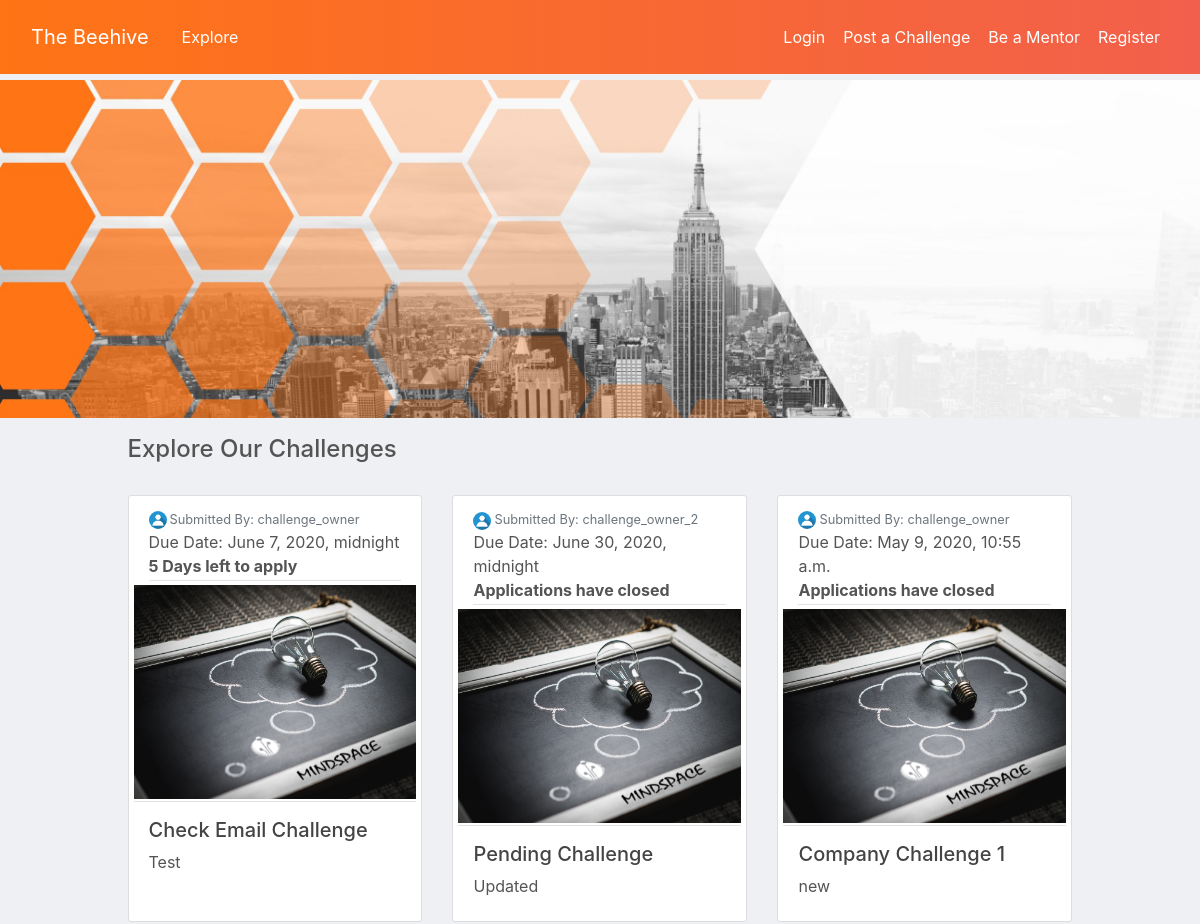
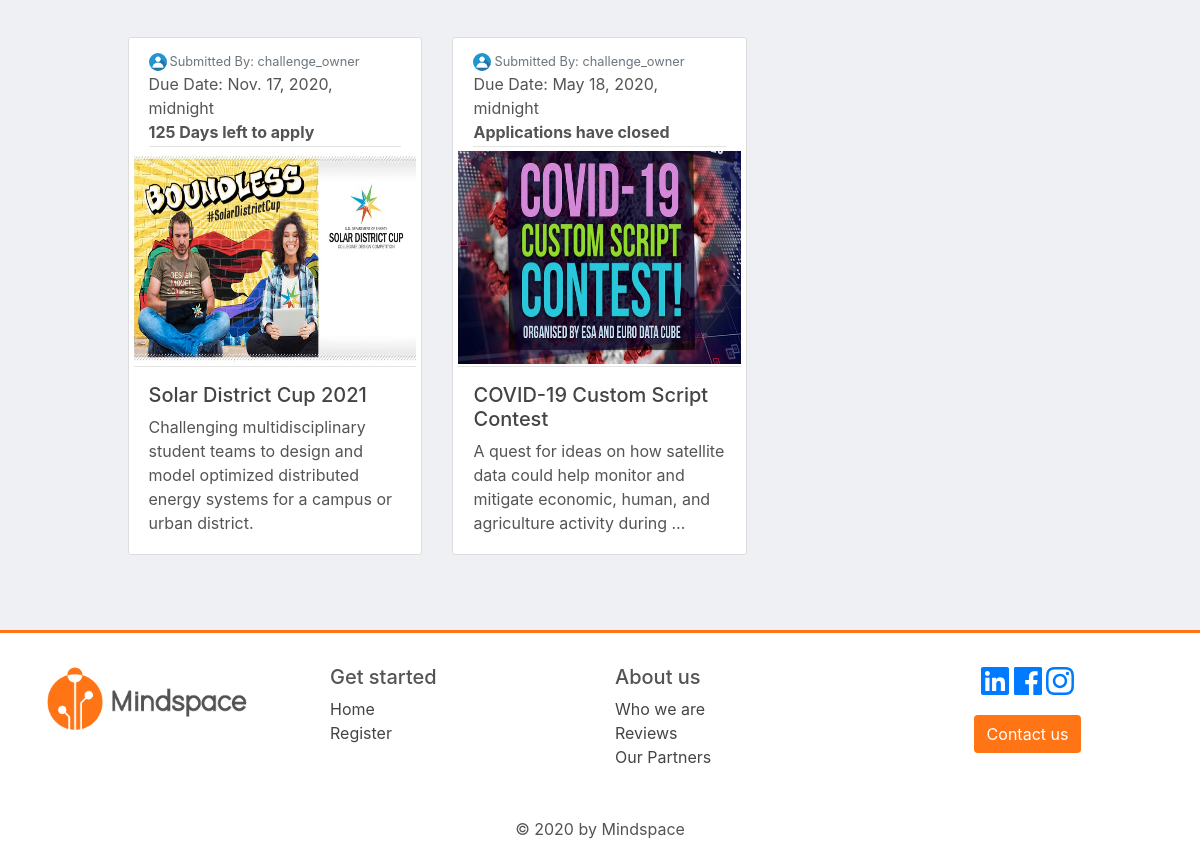
Screenshot of /challenges/ with the database file from the repository (2 pictures, top to bottom).
### challenges/models.py (models this page shows, shortened)
class Challenge(models.Model):
    SOFTWARE = 'SW'
    DESIGN = 'DE'
    HARDWARE = 'HW'
    SCIENCE = 'SC'
    MARKETING = 'MA'
    OTHER = 'OT'
    CATEGORY_CHOICES = [
        (SOFTWARE, 'Programming'),
        (DESIGN, 'Design'),
        (HARDWARE, 'Hardware'),
        (SCIENCE, 'Science'),
        (MARKETING, 'Marketing'),
        (OTHER, 'Other'),
    ]
    name = models.CharField(max_length=30)
    assignor = models.ForeignKey(User, blank=True, null=True, on_delete=models.CASCADE, related_name='owned_challenges')
    description_small = models.TextField()
    description_small_final = models.TextField(blank=True)
    description_large = models.TextField()
    description_large_final = models.TextField(blank=True)
    assignor_website = models.URLField()
    due_date = models.DateTimeField(null=True, blank=True)
    apply_until_date = models.DateTimeField(null=True, blank=True)
    date_posted = models.DateTimeField(default=timezone.now)
    applicants = models.ManyToManyField(User, blank=True, related_name='challenges')
    admitted = models.BooleanField(default=False, blank=True)
    contact_person_full_name = models.CharField(max_length=50, null=True)
    contact_person_email = models.EmailField(null=True)
    cover_image = models.ImageField(default='default_challenge.jpg', upload_to='challenge_pics')
    prize = models.CharField(max_length=50)
    category = models.CharField(max_length=2, choices=CATEGORY_CHOICES, default=OTHER)
    @property
    def remaining_days(self):
        today = timezone.now()
        return self.apply_until_date.date() - today.date()

### users/models.py (models this page shows, shortened)
class Profile(models.Model):
    user = models.OneToOneField(User, on_delete=models.CASCADE)
    challenge_owner_account = models.BooleanField(null=True, help_text='Selecting YES will allow you to submit challenges!, Selecting NO will allow you to solve a challenge')
    image = models.ImageField(default='default.jpg', upload_to='profile_pics')

### challenges/views.py (the view)
# urls.py: path('', views.ChallengeListView.as_view(), name='challenge-home'),
class ChallengeListView(ListView):
    queryset = Challenge.objects.filter(admitted=True)
    template_name = 'challenges/challenge_list.html'
    ordering = ['-date_posted']
    paginate_by = 6

### challenges/context_processors.py (called while the page is built)
def notification_context(request):
    if request.user.is_anonymous:
        return {}
    n = Notifications.objects.filter(recipient=request.user).order_by('-timestamp')
    return {
        'notification': n,
    }

### challenges/templates/challenges/challenge_list.html (shortened to what this page needs)
{% extends 'base.html' %}
{% block content %}
<div class="col-md-10 ml-auto mr-auto">
  <h4>Explore Our Challenges</h4>
<div class='row mt-3'>
    {% for challenge in object_list %}
        {% if challenge.id|divisibleby:2 %}
        <div class='col-md-4 mt-3'>
        <article class="media content-section cust_grid">
            <div class="media-body">
              <div class="article-metadata">
                <img class="rounded-circle prof_btn_img" src="{{ challenge.assignor.profile.image.url }}"><small class="text-muted">Submitted By: {{ challenge.assignor }}</small>
                <p class="text-main my-0 py-0">Due Date: {{ challenge.due_date }}</p>
                {% if challenge.remaining_days.days > 0 %}
                    <b class='my-0 py-0'>{{ challenge.remaining_days.days }} Days left to apply</b>
                {% else %}
                    <b class='my-0 py-0'>Applications have closed</b>
                {% endif %}
              </div>
              <div class="row cover_image_cont mb-3">
                <div class="col-md-12 px-0">
                  <img class="challenge_cover" src="{{ challenge.cover_image.url }}">
                </div>
              </div>
              <h5><a class="article-title" href="{% url 'challenges:challenge-details' challenge.id %}">{{ challenge.name }}</a></h5>
              <p class="article-content">{{ challenge.description_small_final|truncatewords_html:20 }}</p>
            </div>
          </article>
        </div>
        {% endif %}
        {% if not challenge.id|divisibleby:2 %}
        <div class='col-md-4 mt-3'>
          <article class="media content-section cust_grid">
              <div class="media-body">
                <div class="article-metadata">
                  <small class="text-muted"><img class="rounded-circle prof_btn_img" src="{{ challenge.assignor.profile.image.url }}">Submitted By: {{ challenge.assignor }}</small>
                  <p class="text-main my-0 py-0">Due Date: {{ challenge.due_date }}</p>
                  {% if challenge.remaining_days.days > 0 %}
                    <b class='my-0 py-0'>{{ challenge.remaining_days.days }} Days left to apply</b>
                  {% else %}
                    <b class='my-0 py-0'>Applications have closed</b>
                  {% endif %}
                </div>
                <div class="row cover_image_cont mb-3">
                  <div class="col-md-12 px-0">
                    <img class="challenge_cover" src="{{ challenge.cover_image.url }}">
                  </div>
                </div>
                <div>
                <h5><a class="article-title" href="{% url 'challenges:challenge-details' challenge.id %}">{{ challenge.name }}</a></h5>
                <p class="article-content">{{ challenge.description_small_final|truncatewords_html:19 }}</p>
                </div>
              </div>
            </article>
          </div>
          {% endif %}
    {% endfor %}
  </div>
</div>
{% endblock content %}

### challenges/static/challenges/main.css (style rules this page uses)
body { background: #eff0f3; color: #545454; margin-top: 5rem; }
h1, h2, h3, h4, h5, h6 { color: #545454; font-weight: 500; }
.content-section { background: #ffffff; padding: 10px 20px; border: 1px solid #dddddd; border-radius: 3px; margin-bottom: 20px; }
.article-title { color: #444444; }
.article-content { white-space: pre-line; }
.prof_btn_img { height: 18px; width: 18px; margin-right: 3px; vertical-align: center; }
.article-metadata { padding-bottom: 2px; margin-bottom: 4px; border-bottom: 1px solid #e3e3e3 }
.challenge_cover { width: 100%; height: 26.7vh; }
.cover_image_cont { padding-bottom: 2px; border-bottom: 1px solid #e3e3e3; }
.cust_grid { height: 95%; }

### rows the page displays
Challenge: assignor.profile.image (placeholder picture), assignor "challenge_owner", due_date "June 7, 2020, midnight", remaining_days.days "5", cover_image (placeholder picture), name "Check Email Challenge", description_small_final "Test"
Challenge: assignor.profile.image (placeholder picture), assignor "challenge_owner_2", due_date "June 30, 2020, midnight", shows "Applications have closed", cover_image (placeholder picture), name "Pending Challenge", description_small_final "Updated"
Challenge: assignor.profile.image (placeholder picture), assignor "challenge_owner", due_date "May 9, 2020, 10:55 a.m.", shows "Applications have closed", cover_image (placeholder picture), name "Company Challenge 1", description_small_final "new"
Challenge: assignor.profile.image (placeholder picture), assignor "challenge_owner", due_date "Nov. 17, 2020, midnight", remaining_days.days "125", cover_image (picture), name "Solar District Cup 2021", description_small_final "Challenging multidisciplinary student teams to design and model optimized distributed energy systems for a campus or urban district."
Challenge: assignor.profile.image (placeholder picture), assignor "challenge_owner", due_date "May 18, 2020, midnight", shows "Applications have closed", cover_image (picture), name "COVID-19 Custom Script Contest", description_small_final "A quest for ideas on how satellite data could help monitor and mitigate economic, human, and agriculture activity during …"
